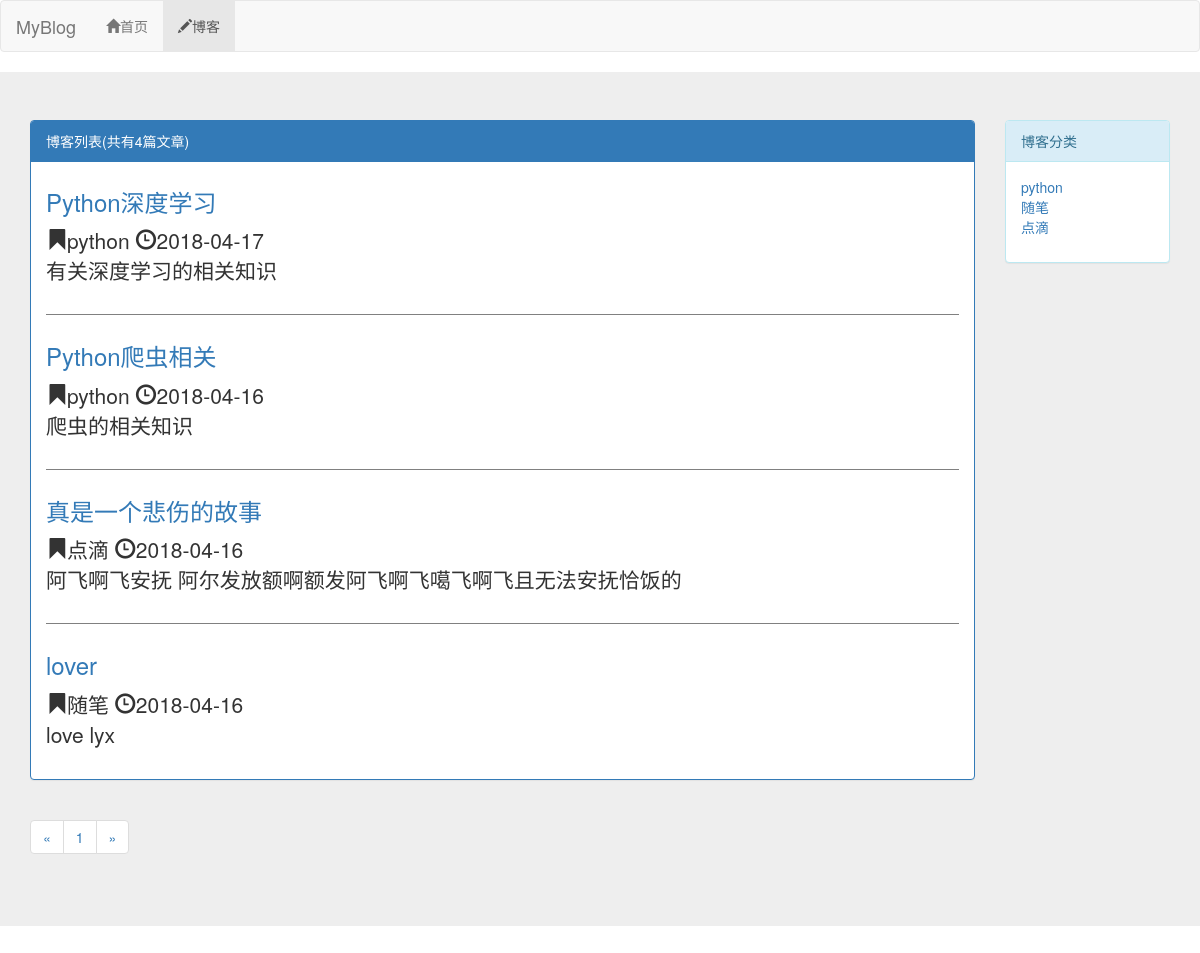
/blog/, run on an earlier commit of the app's database.
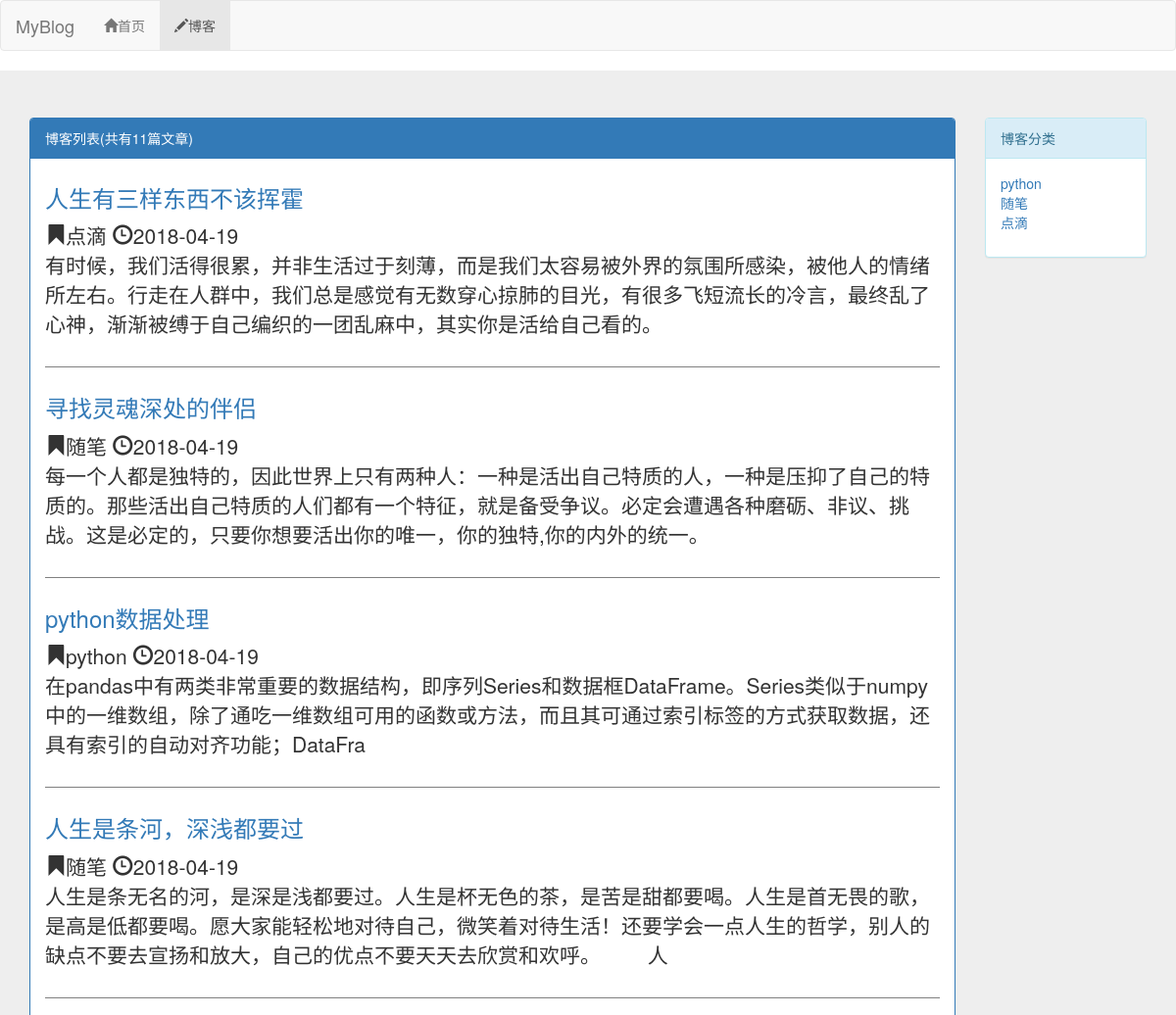
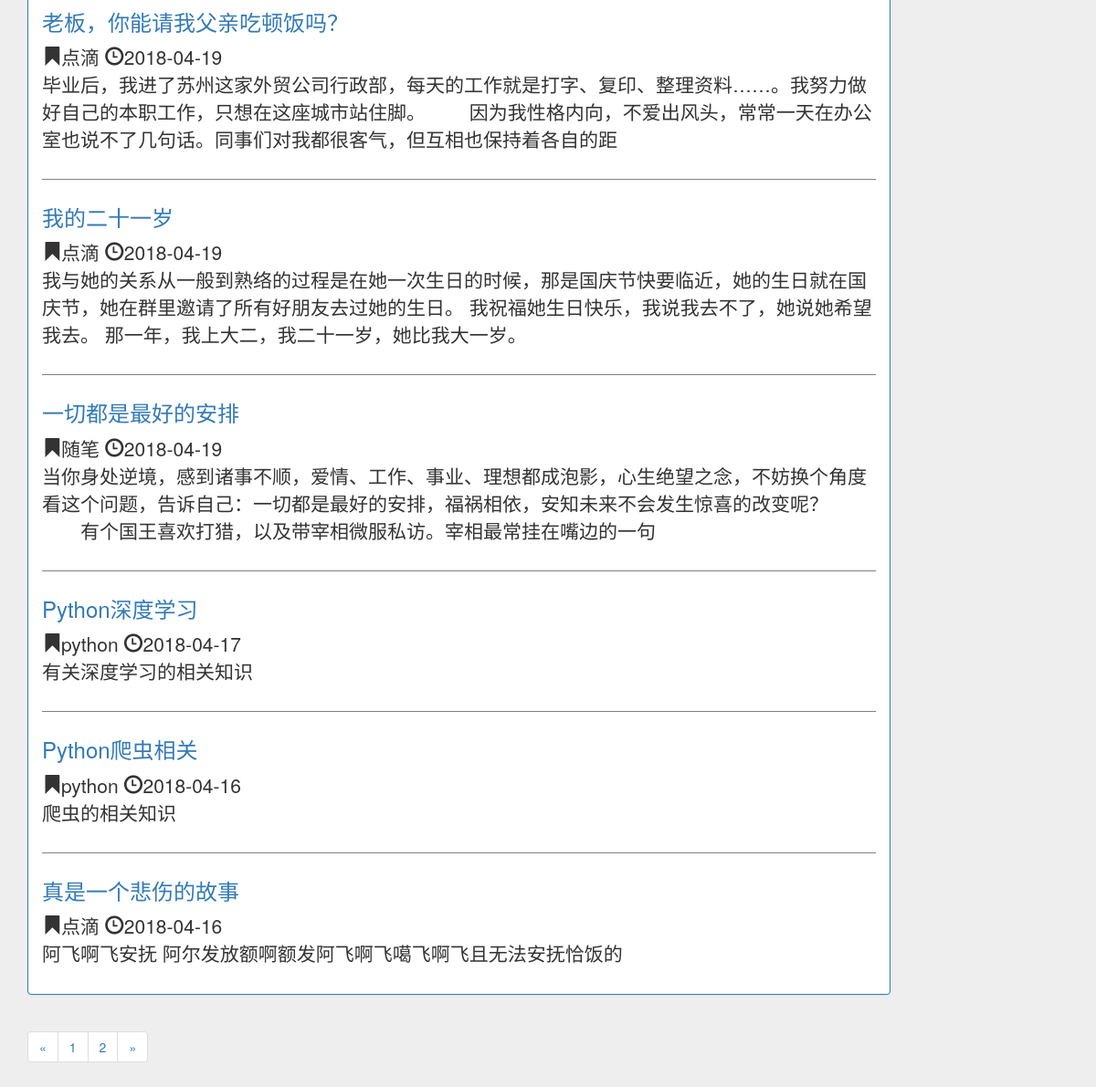
And on a later commit of the database (2 pictures, top to bottom).
### blog/models.py (models this page shows, shortened)
class Blog(models.Model):
    title=models.CharField(max_length=50)
    blog_type=models.ForeignKey(BlogType,on_delete=models.DO_NOTHING)
    content=models.TextField()
    author=models.ForeignKey(User,on_delete=models.DO_NOTHING)
    creat_time=models.DateTimeField(auto_now_add=True)
    last_updated_time=models.DateTimeField(auto_now=True)
    class Meta:
        ordering=['-creat_time']

class BlogType(models.Model):
    type_name=models.CharField(max_length=15)
    def __str__(self):
        return self.type_name

### blog/views.py (the view)
# urls.py: path('',views.blog_list,name='blog_list'),
def blog_list(request):
    blogs_all_list=Blog.objects.all()
    paginator=Paginator(blogs_all_list,10)
    page_num=request.GET.get('page',1)
    page_of_blogs=paginator.get_page(page_num)
    context={}
    context['blogs']=page_of_blogs.object_list
    context['page_of_blogs']=page_of_blogs
    context['blog_types']=BlogType.objects.all()
    return render_to_response('blog/blog_list.html',context)

### blog/templates/blog/blog_list.html (shortened to what this page needs)
{% extends "base.html" %}
{% block nav_blog_active %} active {% endblock %}
{% load staticfiles %}
{% block hearder_extend %}
    <link rel="stylesheet" href="{% static 'blog/blog.css' %}">
{% endblock %}
{% block content %}
<div class="jumbotron">
<div class="container">
  <div class="row">
    <div class="col-xs-12 col-sm-8 col-md-9 col-lg-10">
        <div class="panel panel-primary">
            <div class="panel-heading">{% block blog_list_title %}
              博客列表(共有{{ page_of_blogs.paginator.count }}篇文章)
            {% endblock blog_list_title %}   </div>
            <div class="panel-body">
              {% for blog in blogs %}
                <div class="blog">
                        <h3> <a href="{% url 'blog_detail' blog.pk %}" style="text-decoration:none">{{ blog.title }}</a></h3>
                        <p class="blog-info">
                            <span class="glyphicon glyphicon-bookmark"></span>{{ blog.blog_type }}
                            <span class="glyphicon glyphicon-time"></span>{{ blog.creat_time|date:"Y-m-d" }}
                        </p>
                    <p>{{ blog.content|truncatechars:120}}</p>
                </div>
                {% empty %}
                <div class="blog">
                    <h3>暂无博客，请期待</h3>
                </div>
                {% endfor %}
            </div>
          </div>
          <div aria-label="Page navigation">
            <ul class="pagination">
                <li>
                    {% if page_of_blogs.has_previous%}
                        <a href="?page={{ page_of_blogs.previous_page_number }}" aria-label="Previous">
                         <span aria-hidden="true">&laquo;</span>
                        </a>
                    {% else %}
                    <span aria-hidden="true">&laquo;</span>
                    {% endif %}
                </li>
                {% for page_num in page_of_blogs.paginator.page_range %}
                <li>
                    <a href="?page={{ page_num }}">{{ page_num }}</a>
                </li>
                {% endfor %}
                <li>
                    {% if page_of_blogs.has_next%}
                         <a href="?page={{ page_of_blogs.next_page_number }}" aria-label="Next">
                         <span aria-hidden="true">&raquo;</span>
                        </a>
                    {% else %}
                        <span aria-hidden="true">&raquo;</span>
                    {% endif %}
                </li>
            </ul>
          </div>
    </div>
    <div class="hidden-xs col-sm-4 col-md-3 col-lg-2">
        <div class="panel panel-info">
            <div class="panel-heading">博客分类</div>
            <div class="panel-body">
                <ul class="blog-types">
                    {%  for blog_type in blog_types %}
                        <li>
                          <a href="{% url 'blogs_with_type' blog_type.pk %}">{{ blog_type.type_name }}</a>
                        </li>
                    {% empty %}
                         <li>暂无分类</li>
                    {% endfor %}
                  </ul>
            </div>
        </div>
    </div>
  </div>
</div>
</div>
{% endblock%}

What changed in the data, as far as the page shows it:
no longer on this page (row unchanged): Blog: title "lover", blog_type "随笔", creat_time "2018-04-16", content "love lyx"
added Blog: title "人生有三样东西不该挥霍", blog_type "点滴", creat_time "2018-04-19", content "有时候，我们活得很累，并非生活过于刻薄，而是我们太容易被外界的氛围所感染，被他人的情绪所左右。行走在人群中，我们总是感觉有无数穿心掠肺的目光，有很多飞短流长的冷言，最终乱了心神，渐渐被缚于自己编织的一团乱麻中，其实你是活给自己看的。"
added Blog: title "寻找灵魂深处的伴侣", blog_type "随笔", creat_time "2018-04-19", content "每一个人都是独特的，因此世界上只有两种人：一种是活出自己特质的人，一种是压抑了自己的特质的。那些活出自己特质的人们都有一个特征，就是备受争议。必定会遭遇各种磨砺、非议、挑战。这是必定的，只要你想要活出你的唯一，你的独特,你的内外的统一。"
added Blog: title "python数据处理", blog_type "python", creat_time "2018-04-19", content "在pandas中有两类非常重要的数据结构，即序列Series和数据框DataFrame。Series类似于numpy中的一维数组，除了通吃一维数组可用的函数或方法，而且其可通过索引标签的方式获取数据，还具有索引的自动对齐功能；DataFra"
added Blog: title "人生是条河，深浅都要过", blog_type "随笔", creat_time "2018-04-19", content "人生是条无名的河，是深是浅都要过。人生是杯无色的茶，是苦是甜都要喝。人生是首无畏的歌，是高是低都要喝。愿大家能轻松地对待自己，微笑着对待生活！还要学会一点人生的哲学，别人的缺点不要去宣扬和放大，自己的优点不要天天去欣赏和欢呼。 人"
added Blog: title "老板，你能请我父亲吃顿饭吗？", blog_type "点滴", creat_time "2018-04-19", content "毕业后，我进了苏州这家外贸公司行政部，每天的工作就是打字、复印、整理资料……。我努力做好自己的本职工作，只想在这座城市站住脚。 因为我性格内向，不爱出风头，常常一天在办公室也说不了几句话。同事们对我都很客气，但互相也保持着各自的距"
added Blog: title "我的二十一岁", blog_type "点滴", creat_time "2018-04-19", content "我与她的关系从一般到熟络的过程是在她一次生日的时候，那是国庆节快要临近，她的生日就在国庆节，她在群里邀请了所有好朋友去过她的生日。 我祝福她生日快乐，我说我去不了，她说她希望我去。 那一年，我上大二，我二十一岁，她比我大一岁。"
added Blog: title "一切都是最好的安排", blog_type "随笔", creat_time "2018-04-19", content "当你身处逆境，感到诸事不顺，爱情、工作、事业、理想都成泡影，心生绝望之念，不妨换个角度看这个问题，告诉自己：一切都是最好的安排，福祸相依，安知未来不会发生惊喜的改变呢？ 有个国王喜欢打猎，以及带宰相微服私访。宰相最常挂在嘴边的一句"
Also different on the page:
{{ page_of_blogs.paginator.count }}: "4" → "11"
new list line: "2"
